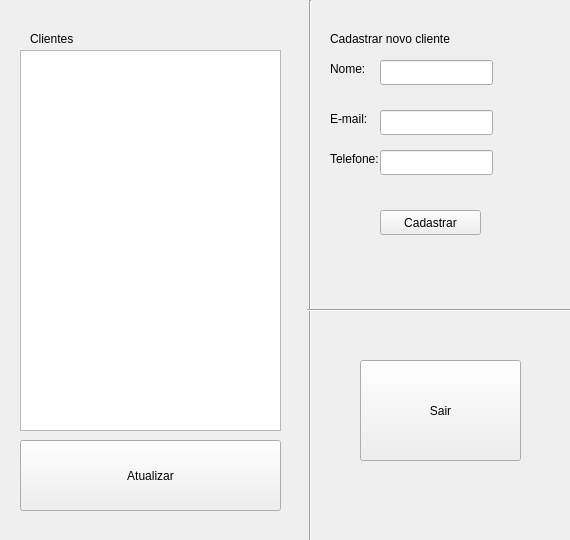
<?xml version="1.0" encoding="UTF-8"?>
<ui version="4.0">
 <class>Clientes</class>
 <widget class="QWidget" name="Clientes">
  <property name="geometry">
   <rect>
    <x>0</x>
    <y>0</y>
    <width>570</width>
    <height>540</height>
   </rect>
  </property>
  <property name="windowTitle">
   <string>Form</string>
  </property>
  <widget class="QLabel" name="label">
   <property name="geometry">
    <rect>
     <x>30</x>
     <y>30</y>
     <width>54</width>
     <height>17</height>
    </rect>
   </property>
   <property name="text">
    <string>Clientes</string>
   </property>
  </widget>
  <widget class="QListView" name="listView">
   <property name="geometry">
    <rect>
     <x>20</x>
     <y>50</y>
     <width>261</width>
     <height>381</height>
    </rect>
   </property>
  </widget>
  <widget class="QPushButton" name="pushButton">
   <property name="geometry">
    <rect>
     <x>20</x>
     <y>440</y>
     <width>261</width>
     <height>71</height>
    </rect>
   </property>
   <property name="text">
    <string>Atualizar</string>
   </property>
  </widget>
  <widget class="Line" name="line">
   <property name="geometry">
    <rect>
     <x>300</x>
     <y>0</y>
     <width>20</width>
     <height>561</height>
    </rect>
   </property>
   <property name="orientation">
    <enum>Qt::Vertical</enum>
   </property>
  </widget>
  <widget class="QLabel" name="label_2">
   <property name="geometry">
    <rect>
     <x>330</x>
     <y>30</y>
     <width>131</width>
     <height>17</height>
    </rect>
   </property>
   <property name="text">
    <string>Cadastrar novo cliente</string>
   </property>
  </widget>
  <widget class="QLabel" name="label_3">
   <property name="geometry">
    <rect>
     <x>330</x>
     <y>60</y>
     <width>54</width>
     <height>17</height>
    </rect>
   </property>
   <property name="text">
    <string>Nome:</string>
   </property>
  </widget>
  <widget class="QLineEdit" name="lineEdit">
   <property name="geometry">
    <rect>
     <x>380</x>
     <y>60</y>
     <width>113</width>
     <height>25</height>
    </rect>
   </property>
  </widget>
  <widget class="QLabel" name="label_4">
   <property name="geometry">
    <rect>
     <x>330</x>
     <y>110</y>
     <width>54</width>
     <height>17</height>
    </rect>
   </property>
   <property name="text">
    <string>E-mail:</string>
   </property>
  </widget>
  <widget class="QLineEdit" name="lineEdit_2">
   <property name="geometry">
    <rect>
     <x>380</x>
     <y>110</y>
     <width>113</width>
     <height>25</height>
    </rect>
   </property>
  </widget>
  <widget class="QLabel" name="label_5">
   <property name="geometry">
    <rect>
     <x>330</x>
     <y>150</y>
     <width>54</width>
     <height>17</height>
    </rect>
   </property>
   <property name="text">
    <string>Telefone:</string>
   </property>
  </widget>
  <widget class="QLineEdit" name="lineEdit_3">
   <property name="geometry">
    <rect>
     <x>380</x>
     <y>150</y>
     <width>113</width>
     <height>25</height>
    </rect>
   </property>
  </widget>
  <widget class="QPushButton" name="pushButton_2">
   <property name="geometry">
    <rect>
     <x>380</x>
     <y>210</y>
     <width>101</width>
     <height>25</height>
    </rect>
   </property>
   <property name="text">
    <string>Cadastrar</string>
   </property>
  </widget>
  <widget class="Line" name="line_2">
   <property name="geometry">
    <rect>
     <x>307</x>
     <y>300</y>
     <width>271</width>
     <height>20</height>
    </rect>
   </property>
   <property name="orientation">
    <enum>Qt::Horizontal</enum>
   </property>
  </widget>
  <widget class="QPushButton" name="pushButton_3">
   <property name="geometry">
    <rect>
     <x>360</x>
     <y>360</y>
     <width>161</width>
     <height>101</height>
    </rect>
   </property>
   <property name="text">
    <string>Sair</string>
   </property>
  </widget>
 </widget>
 <resources/>
 <connections/>
</ui>
